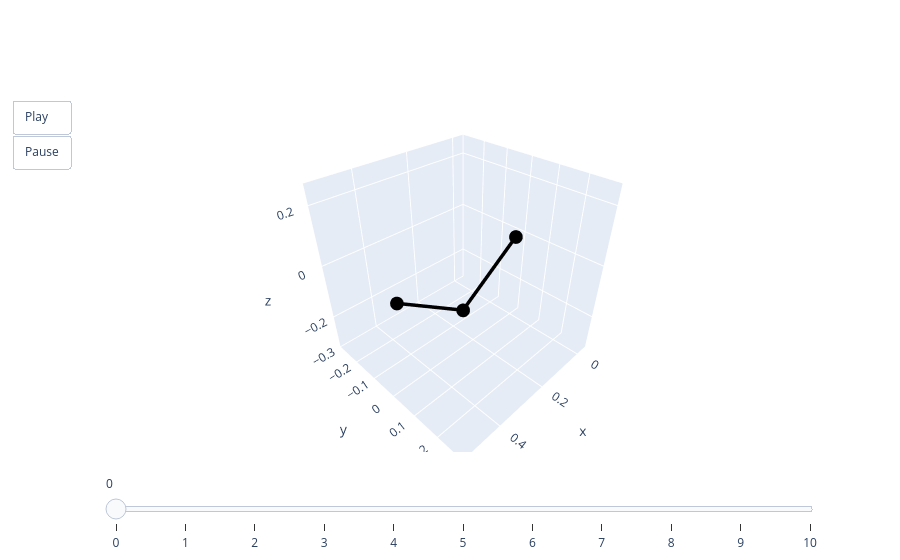

Notebook code cell kept with this figure:
### Code cell
animate(pred[0])

### Figure 1 — Plotly figure (JSON) as saved in the notebook; plotly's stock layout.template omitted (floating-point values rounded to 4 significant figures)
{"data": [{"line": {"color": "black", "width": 7}, "mode": "lines+markers", "type": "scatter3d", "x": [0, 0.25, 0.5], "y": [0, 0, 0], "z": [0, -0.1713, 0]}], "layout": {"scene": {"aspectmode": "cube", "xaxis": {"autorange": false, "range": [-0.05, 0.55]}, "yaxis": {"autorange": false, "range": [-0.3, 0.3]}, "zaxis": {"autorange": false, "range": [-0.3356, 0.2644]}}, "sliders": [{"steps": [{"args": [["0"], {"frame": {"duration": 0, "redraw": true}, "mode": "immediate"}], "label": "0", "method": "animate"}, {"args": [["1"], {"frame": {"duration": 0, "redraw": true}, "mode": "immediate"}], "label": "1", "method": "animate"}, {"args": [["2"], {"frame": {"duration": 0, "redraw": true}, "mode": "immediate"}], "label": "2", "method": "animate"}, {"args": [["3"], {"frame": {"duration": 0, "redraw": true}, "mode": "immediate"}], "label": "3", "method": "animate"}, {"args": [["4"], {"frame": {"duration": 0, "redraw": true}, "mode": "immediate"}], "label": "4", "method": "animate"}, {"args": [["5"], {"frame": {"duration": 0, "redraw": true}, "mode": "immediate"}], "label": "5", "method": "animate"}, {"args": [["6"], {"frame": {"duration": 0, "redraw": true}, "mode": "immediate"}], "label": "6", "method": "animate"}, {"args": [["7"], {"frame": {"duration": 0, "redraw": true}, "mode": "immediate"}], "label": "7", "method": "animate"}, {"args": [["8"], {"frame": {"duration": 0, "redraw": true}, "mode": "immediate"}], "label": "8", "method": "animate"}, {"args": [["9"], {"frame": {"duration": 0, "redraw": true}, "mode": "immediate"}], "label": "9", "method": "animate"}, {"args": [["10"], {"frame": {"duration": 0, "redraw": true}, "mode": "immediate"}], "label": "10", "method": "animate"}]}], "updatemenus": [{"buttons": [{"args": [null, {"frame": {"duration": 50, "redraw": true}, "fromcurrent": true}], "label": "Play", "method": "animate"}, {"args": [[null], {"frame": {"duration": 0, "redraw": true}, "mode": "immediate"}], "label": "Pause", "method": "animate"}], "showactive": false, "type": "buttons"}]}}
